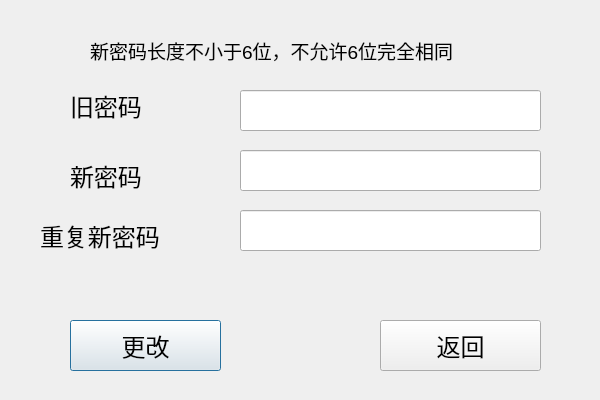
<?xml version="1.0" encoding="UTF-8"?>
<ui version="4.0">
 <class>changePassword</class>
 <widget class="QDialog" name="changePassword">
  <property name="geometry">
   <rect>
    <x>0</x>
    <y>0</y>
    <width>600</width>
    <height>400</height>
   </rect>
  </property>
  <property name="windowTitle">
   <string>Dialog</string>
  </property>
  <widget class="QPushButton" name="changePWDbtn">
   <property name="geometry">
    <rect>
     <x>70</x>
     <y>320</y>
     <width>151</width>
     <height>51</height>
    </rect>
   </property>
   <property name="font">
    <font>
     <family>Agency FB</family>
     <pointsize>18</pointsize>
    </font>
   </property>
   <property name="text">
    <string>更改</string>
   </property>
  </widget>
  <widget class="QLabel" name="label">
   <property name="geometry">
    <rect>
     <x>70</x>
     <y>80</y>
     <width>111</width>
     <height>51</height>
    </rect>
   </property>
   <property name="font">
    <font>
     <family>Agency FB</family>
     <pointsize>18</pointsize>
    </font>
   </property>
   <property name="text">
    <string>旧密码</string>
   </property>
  </widget>
  <widget class="QLabel" name="label_2">
   <property name="geometry">
    <rect>
     <x>70</x>
     <y>150</y>
     <width>161</width>
     <height>51</height>
    </rect>
   </property>
   <property name="font">
    <font>
     <family>Agency FB</family>
     <pointsize>18</pointsize>
    </font>
   </property>
   <property name="text">
    <string>新密码</string>
   </property>
  </widget>
  <widget class="QLabel" name="label_3">
   <property name="geometry">
    <rect>
     <x>40</x>
     <y>190</y>
     <width>201</width>
     <height>91</height>
    </rect>
   </property>
   <property name="font">
    <font>
     <family>Agency FB</family>
     <pointsize>18</pointsize>
    </font>
   </property>
   <property name="text">
    <string>重复新密码</string>
   </property>
  </widget>
  <widget class="QLabel" name="label_4">
   <property name="geometry">
    <rect>
     <x>90</x>
     <y>30</y>
     <width>421</width>
     <height>41</height>
    </rect>
   </property>
   <property name="font">
    <font>
     <family>Arial</family>
     <pointsize>14</pointsize>
    </font>
   </property>
   <property name="text">
    <string>新密码长度不小于6位，不允许6位完全相同</string>
   </property>
  </widget>
  <widget class="QLineEdit" name="oldPWD">
   <property name="geometry">
    <rect>
     <x>240</x>
     <y>90</y>
     <width>301</width>
     <height>41</height>
    </rect>
   </property>
   <property name="font">
    <font>
     <family>Arial</family>
     <pointsize>14</pointsize>
    </font>
   </property>
  </widget>
  <widget class="QLineEdit" name="newPWD1">
   <property name="geometry">
    <rect>
     <x>240</x>
     <y>210</y>
     <width>301</width>
     <height>41</height>
    </rect>
   </property>
   <property name="font">
    <font>
     <family>Arial</family>
     <pointsize>14</pointsize>
    </font>
   </property>
  </widget>
  <widget class="QLineEdit" name="newPWD2">
   <property name="geometry">
    <rect>
     <x>240</x>
     <y>150</y>
     <width>301</width>
     <height>41</height>
    </rect>
   </property>
   <property name="font">
    <font>
     <family>Arial</family>
     <pointsize>14</pointsize>
    </font>
   </property>
  </widget>
  <widget class="QPushButton" name="changePWD">
   <property name="geometry">
    <rect>
     <x>380</x>
     <y>320</y>
     <width>161</width>
     <height>51</height>
    </rect>
   </property>
   <property name="font">
    <font>
     <family>Agency FB</family>
     <pointsize>18</pointsize>
    </font>
   </property>
   <property name="text">
    <string>返回</string>
   </property>
  </widget>
 </widget>
 <resources/>
 <connections/>
</ui>
